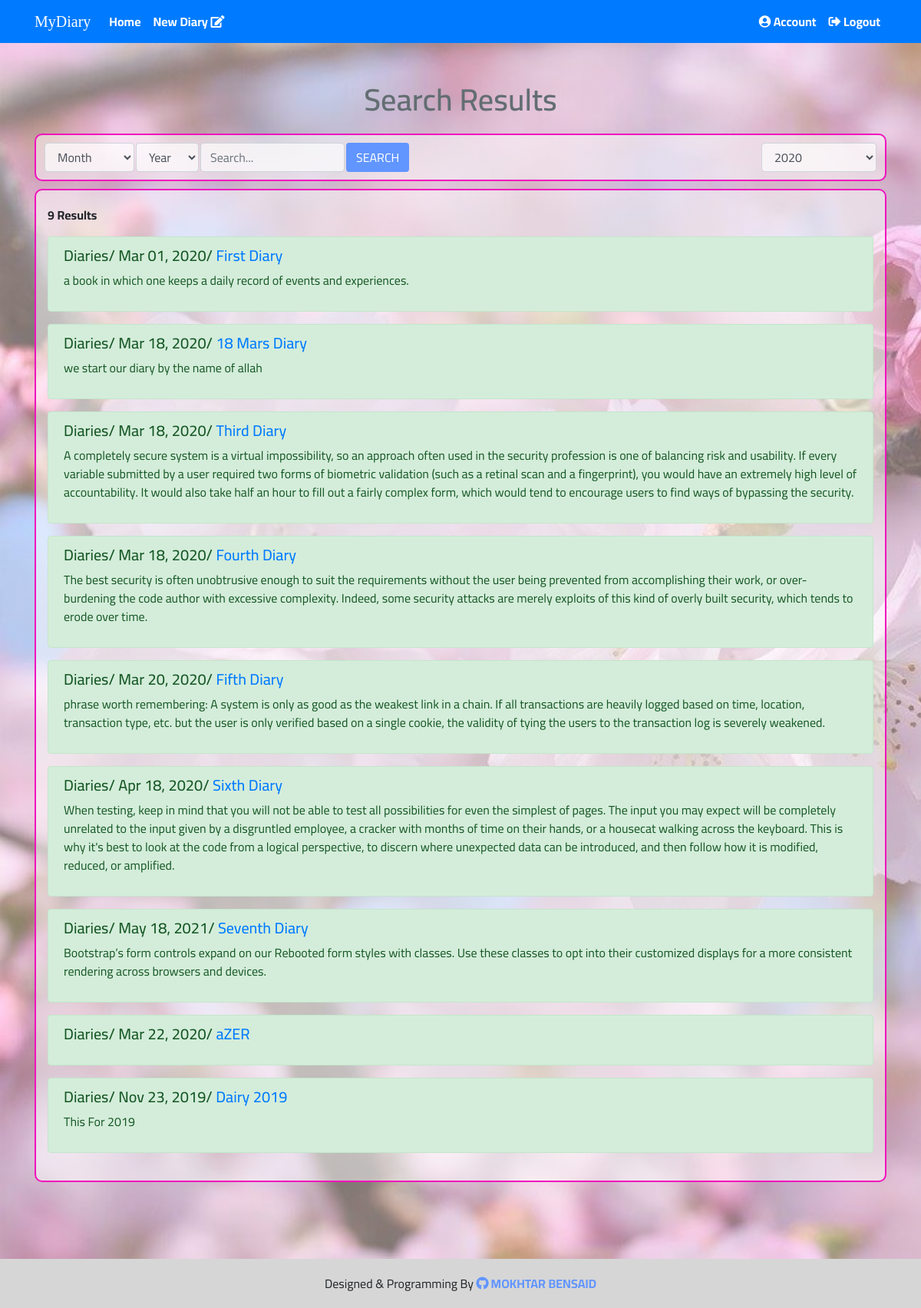
The page /search.php (signed in) on the database its author committed.
### tables this page shows
CREATE TABLE `diaries` (
  `id` int(11) NOT NULL,
  `user_id` int(11) NOT NULL,
  `title` varchar(255) NOT NULL DEFAULT 'title',
  `content` text NOT NULL,
  `date` date NOT NULL,
  `time` time NOT NULL
);

### initial.php (called while the page is built, shortened)
<?php
$templates="includes/templates/";
$functions="includes/functions/";
$css = 'themes/css/';
 include $functions.'functions.php';
 include $templates.'header.php';
?>

### includes/functions/functions.php (called while the page is built)
<?php
function highlight_word( $content, $word) {
    $replace = '<span style="background-color: #FF0;">' . $word . '</span>';
    $content = str_replace( $word, $replace, $content );
    return $content;
}
?>

### search.php (the view, shortened to what this page needs)
<?php
include 'initial.php';
include $templates.'navbar.php';
 $id = $_SESSION['uid'];
?>
<div class="search">
  <h1 class="custom-title text-center">Search Results</h1>
  <div class="container">
    <div class="search-box">
      <select class="form-control year">
          <?php
          $stmt3 = $conn->prepare("SELECT DISTINCT DATE_FORMAT(date,'%Y') AS Year FROM diaries WHERE user_id = $id");
          $stmt3->execute();
          $years = $stmt3->fetchAll();
            foreach ($years as $year) {
         echo '<option value="'.$year['Year'].'"';
          if ($year['Year'] == $searchYear) {
            echo 'selected';
          }
         echo '>'.$year['Year'].'</option>';
         }
         ?>
      </select>
      <form class="form-inline search-form" method="POST" action="search.php">
        <select name="month" class="form-control">
          <option value="">Month</option>
        </select>
        <select name="year" class="form-control">
          <option value="">Year</option>
        </select>
        <input class="form-control" name="search" type="search" placeholder="Search..." required>
        <button class="btn custom-btn search-btn" name="submit1" type="submit">Search</button>
      </form>
    </div>
    <div class="search-results">
    <ul class="list-unstyled">
      <?php
      if (!empty($searchMonth) && !empty($searchYear)) {
        $stmt = $conn->prepare("SELECT * FROM diaries WHERE (content LIKE '%$search%' OR title LIKE '%$search%') AND ( (DATE_FORMAT(date,'%M') = '$searchMonth' AND DATE_FORMAT(date,'%Y') = '$searchYear' ) AND user_id = '$id' )");
      }
      elseif (empty($searchMonth) && empty($searchYear)) {
        $stmt = $conn->prepare("SELECT * FROM diaries WHERE (content LIKE '%$search%' OR title LIKE '%$search%') AND user_id = '$id'");
      }elseif (empty($searchMonth) && !empty($searchYear)) {
        $stmt = $conn->prepare("SELECT * FROM diaries WHERE (content LIKE '%$search%' OR title LIKE '%$search%') AND user_id = '$id' AND DATE_FORMAT(date,'%Y') = '$searchYear'");
      }elseif (!empty($searchMonth) && empty($searchYear)) {
        $stmt = $conn->prepare("SELECT * FROM diaries WHERE (content LIKE '%$search%' OR title LIKE '%$search%') AND user_id = '$id' AND DATE_FORMAT(date,'%M') = '$searchMonth'");
      }
      $stmt->execute();
      $rows = $stmt->fetchAll();
      $count = $stmt->rowCount();
      if ($count>0) {
      echo '<p><b>'.$count.' Results</b></p>';
        foreach ($rows as $row) {
          $date = date("M d, Y", strtotime($row['date']));
        echo '<li class="alert alert-success"><h5>Diaries/ '.$date.'/ <a href="diary.php?diaryid='.$row['id'].'">'.highlight_word($row['title'], $search).'</a></h5><p>'.highlight_word($row['content'], $search).'</p></li>';
        }
      }else{
        echo '<li class="alert alert-danger">Sorry No Result! Choose other Word</li>';
      }
      ?>
    </ul>
    </div>
  </div>
</div>
<?php
include $templates.'footer.php';
?>

### includes/templates/header.php (shortened to what this page needs)
<!DOCTYPE html>
<html lang="en">
  <head>
    <link href="<?php echo $css ?>bootstrap.min.css" rel="stylesheet">
    <link href="<?php echo $css ?>all.min.css" rel="stylesheet">
    <link href="<?php echo $css ?>style.css" rel="stylesheet">
  </head>
  <body>

### includes/templates/navbar.php (shortened to what this page needs)
<nav class="navbar navbar-expand-lg navbar-dark bg-primary">
  <div class="container">
    <a class="navbar-brand" href="index.php">MyDiary</a>
    <div class="collapse navbar-collapse" id="navbarSupportedContent">
      <ul class="navbar-nav mr-auto">
        <li class="nav-item active">
          <a class="nav-link" href="index.php">Home</a>
        </li>
        <li class="nav-item active">
          <a class="nav-link" href="newdiary.php">New Diary <i class="fas fa-edit"></i></a>
        </li>
      </ul>
      <ul class="navbar-nav ml-auto">
        <li class="nav-item active">
            <a class="nav-link" href="account.php"><i class="fas fa-user-circle"></i> Account</a>
        </li>
        <li class="nav-item active">
            <a class="nav-link" href="logout.php"><i class="fas fa-sign-out-alt"></i> Logout</a>
        </li>
      </ul>
    </div>
  </div>
</nav>

### includes/templates/footer.php (shortened to what this page needs)
<footer>
	Designed & Programming By  <a href="https://github.com/mokhtarbensaid/"><i class="fab fa-github"></i> Mokhtar Bensaid</a>
</footer>
  </body>
</html>

### themes/css/style.css (style rules this page uses)
body { font-family: 'Cairo', sans-serif; }
.custom-title { padding-top: 50px; color: #636e72; font-family: 'Cairo', sans-serif; font-weight: 600; margin-bottom: 20px }
.custom-btn { background-color: #6195ff; color: #fff; }
.navbar-brand { font-family: 'Pacifico', cursive; }
.navbar .active { color: #F012BE !important }
.navbar .navbar-nav .nav-link { font-weight: bold }
.search-box { padding: 0 10px; border: 2px solid #F012BE; border-radius: 10px; position: relative; background-color: #ffffff80; }
.search-box .form-control { margin: 10px 1px; background-color: #ffffffad }
.search-box .search-btn { margin: 10px 1px; text-transform: uppercase; transition: all .5s ease-in-out; }
.search-box .year { width: 150px; position: absolute; right: 10px; top: 0px; }
.search .search-results, .dashboard .last-diaries, .dashboard .diaries-months { padding: 20px 15px; overflow: hidden; border: 2px solid #F012BE; border-radius: 10px; margin-top: 10px; background-color: #ffffff80; }
.search { background:linear-gradient(rgba(255, 250, 250, 0.43),rgba(255, 250, 250, 0.43)),url(../images/background11.jpg); min-height: 100vh; background-size: cover; background-repeat: no-repeat; padding-bottom: 100px }
footer { background-color: #d6d6d6; padding: 20px 10px; text-align: center; }
footer a { text-decoration: none; font-weight: 700; text-transform: uppercase; color:#6195ff; transition: all .5s ease-in-out }

### rows shown on the page
diaries: date "Mar 01, 2020", title "First Diary", content "a book in which one keeps a daily record of events and experiences."
diaries: date "Mar 18, 2020", title "18 Mars Diary", content "we start our diary by the name of allah"
diaries: date "Mar 18, 2020", title "Third Diary", content "A completely secure system is a virtual impossibility, so an approach often used in the security profession is one of balancing risk and usability. If every variable submitted by a user required two forms of biometric validation (such as a retinal scan and a fingerprint), you would have an extremely high level of accountability. It would also take half an hour to fill out a fairly complex form, which would tend to encourage users to find ways of bypassing the security."
diaries: date "Mar 18, 2020", title "Fourth Diary", content "The best security is often unobtrusive enough to suit the requirements without the user being prevented from accomplishing their work, or over-burdening the code author with excessive complexity. Indeed, some security attacks are merely exploits of this kind of overly built security, which tends to erode over time."
diaries: date "Mar 20, 2020", title "Fifth Diary", content "phrase worth remembering: A system is only as good as the weakest link in a chain. If all transactions are heavily logged based on time, location, transaction type, etc. but the user is only verified based on a single cookie, the validity of tying the users to the transaction log is severely weakened."
diaries: date "Apr 18, 2020", title "Sixth Diary", content "When testing, keep in mind that you will not be able to test all possibilities for even the simplest of pages. The input you may expect will be completely unrelated to the input given by a disgruntled employee, a cracker with months of time on their hands, or a housecat walking across the keyboard. This is why it's best to look at the code from a logical perspective, to discern where unexpected data can be introduced, and then follow how it is modified, reduced, or amplified."
diaries: date "May 18, 2021", title "Seventh Diary", content "Bootstrap’s form controls expand on our Rebooted form styles with classes. Use these classes to opt into their customized displays for a more consistent rendering across browsers and devices."
diaries: date "Mar 22, 2020", title "aZER"
diaries: date "Nov 23, 2019", title "Dairy 2019", content "This For 2019"

### other values the page prints
$count "9"
form field value "2020"
